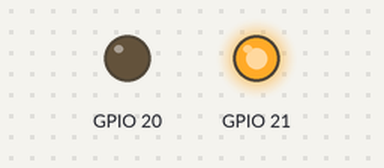
The program below on a simulated Raspberry Pi (BCM pin numbers). On the bench: output pins drawn as LEDs (lit = HIGH).

Above: at 6.0 s.
At 9.5 s:
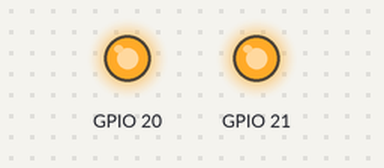
At 13.0 s:
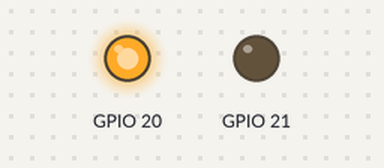
Timing chart, 0 to 16.7 s (numbered marks = the images above):
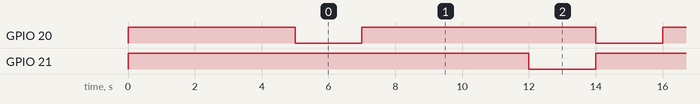

Measured:
- by itself, GPIO 20, GPIO 21: alternates HIGH for 7.0 s and LOW for 2.0 s
- by itself, everything shown: repeats every 9.0 s, in 3 steps

The program:

relaytest.py
```python
#SAVE THIS PROGRAM AS relaytest.py
#Library
import RPi.GPIO as GPIO
from time import sleep

#settings for components
GPIO.setwarnings(False)
GPIO.setmode(GPIO.BCM)
GPIO.setup(20,GPIO.OUT) #IN1 FAN
GPIO.setup(21,GPIO.OUT) #IN2 LIGHT
#Relay is Active-Low -
#High / True will turn it off
#Low / False will turn it on

#Program Logic
GPIO.output(20,True)  #OFF FAN
GPIO.output(21,True)  #OFF LIGHT
sleep(5)
while True:
    GPIO.output(20,False) #ON FAN
    sleep(2)
    GPIO.output(20,True)  #OFF FAN
    sleep(5)
    GPIO.output(21,False) #ON LIGHT
    sleep(2)
    GPIO.output(21,True)  #OFF LIGHT
sleep(5)
```
